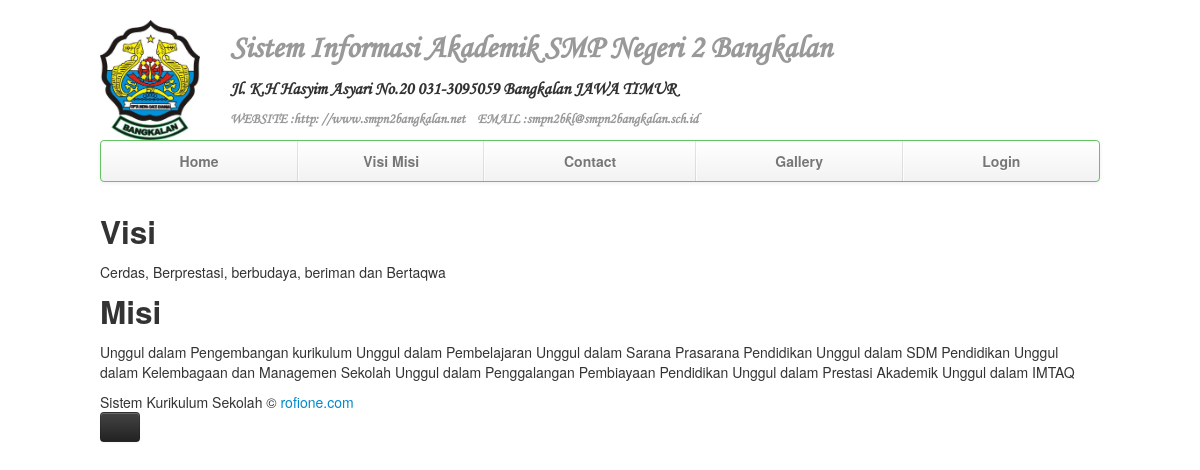
The page /visi-misi.php on the database its author committed.
### tables this page shows
CREATE TABLE IF NOT EXISTS `profil` (
  `ID` int(5) NOT NULL AUTO_INCREMENT,
  `NAMA` varchar(50) DEFAULT NULL,
  `STATUS` varchar(15) DEFAULT NULL,
  `NSS` varchar(15) DEFAULT NULL,
  `NDS` varchar(15) DEFAULT NULL,
  `ALAMAT` varchar(100) DEFAULT NULL,
  `KECAMATAN` varchar(20) DEFAULT NULL,
  `KABUPATEN` varchar(20) DEFAULT NULL,
  `PROPINSI` varchar(20) DEFAULT NULL,
  `VISI` text NOT NULL,
  `MISI` text NOT NULL,
  `EMAIL` varchar(200) NOT NULL,
  `WEBSITE` varchar(200) NOT NULL,
  `ABOUT` text NOT NULL,
  PRIMARY KEY (`ID`)
);

### visi-misi.php (the view, shortened to what this page needs)
<!DOCTYPE html>
<html lang="en">
    <head>
        <link href="bootstrap/css/bootstrap.css" rel="stylesheet">
        <link href="bootstrap/css/default.css" rel="stylesheet">
        <link href="bootstrap/css/bootstrap-responsive.css" rel="stylesheet">
    </head>
    <body>
        <div class="container">
            <?php include './header.php'; ?>
            <div class="row-fluid">
                <div class="span20">
                    <h2>Visi</h2>
                    <p><?php echo $row['VISI']; ?></p>
                    <h2>Misi</h2>
                    <p><?php echo $row['MISI']; ?></p>
                </div>
            </div>
            <?php include './admin/footer.php'; ?>
        </div>
    </body>
</html>

### header.php (shortened to what this page needs)
<?php
$strsql = "select * from profil";
$hasil = mysql_query($strsql);
$row = mysql_fetch_array($hasil);
?>
<div class="masthead">
    <img src="bootstrap/img/Logo bangkalan.JPG" width="100" height="100" style="float:left; clear: left; margin-right: 30px; margin-top: -10px;">
    <h2 class="muted brand font"><a href="./index.php" class="muted">Sistem Informasi Akademik <?php echo $row['NAMA']; ?></a></h2>
    <h4 class="brand font"><?php
        echo $row['ALAMAT'];
        echo "  " . $row['KABUPATEN'];
        echo "  " . $row['PROPINSI'];
        ?></h4>
        <h5 class="muted brand font"><?php
        echo "WEBSITE :" . $row['WEBSITE'];
        echo "&nbsp;&nbsp;&nbsp;  EMAIL :" . $row['EMAIL'];
        ?></h5>
    <div class="navbar">
        <div class="navbar-inner">
            <div class="container">
                <ul class="nav">
                    <li><a href="index.php">Home</a></li>
                    <li><a href="visi-misi.php">Visi Misi</a></li>
                    <li><a href="contact.php">Contact</a></li>
                    <li><a href="gallery.php">Gallery</a></li>
                    <li><a href="login.php">Login</a></li>
                </ul>
            </div>
        </div>
    </div>
</div>

### rows shown on the page
profil: NAMA "SMP Negeri 2 Bangkalan", ALAMAT "Jl. K.H Hasyim Asyari No.20 031-3095059", KABUPATEN "Bangkalan", PROPINSI "JAWA TIMUR", WEBSITE "http: //www.smpn2bangkalan.net", EMAIL "smpn2bkl@smpn2bangkalan.sch.id", VISI "Cerdas, Berprestasi, berbudaya, beriman dan Bertaqwa", MISI "Unggul dalam Pengembangan kurikulum Unggul dalam Pembelajaran Unggul dalam Sarana Prasarana Pendidikan Unggul dalam SDM Pendidikan Unggul dalam Kelembagaan dan Managemen Sekolah Unggul dalam Penggalangan Pembiayaan Pendidikan Unggul dalam Prestasi Akademik Unggul dalam IMTAQ"
